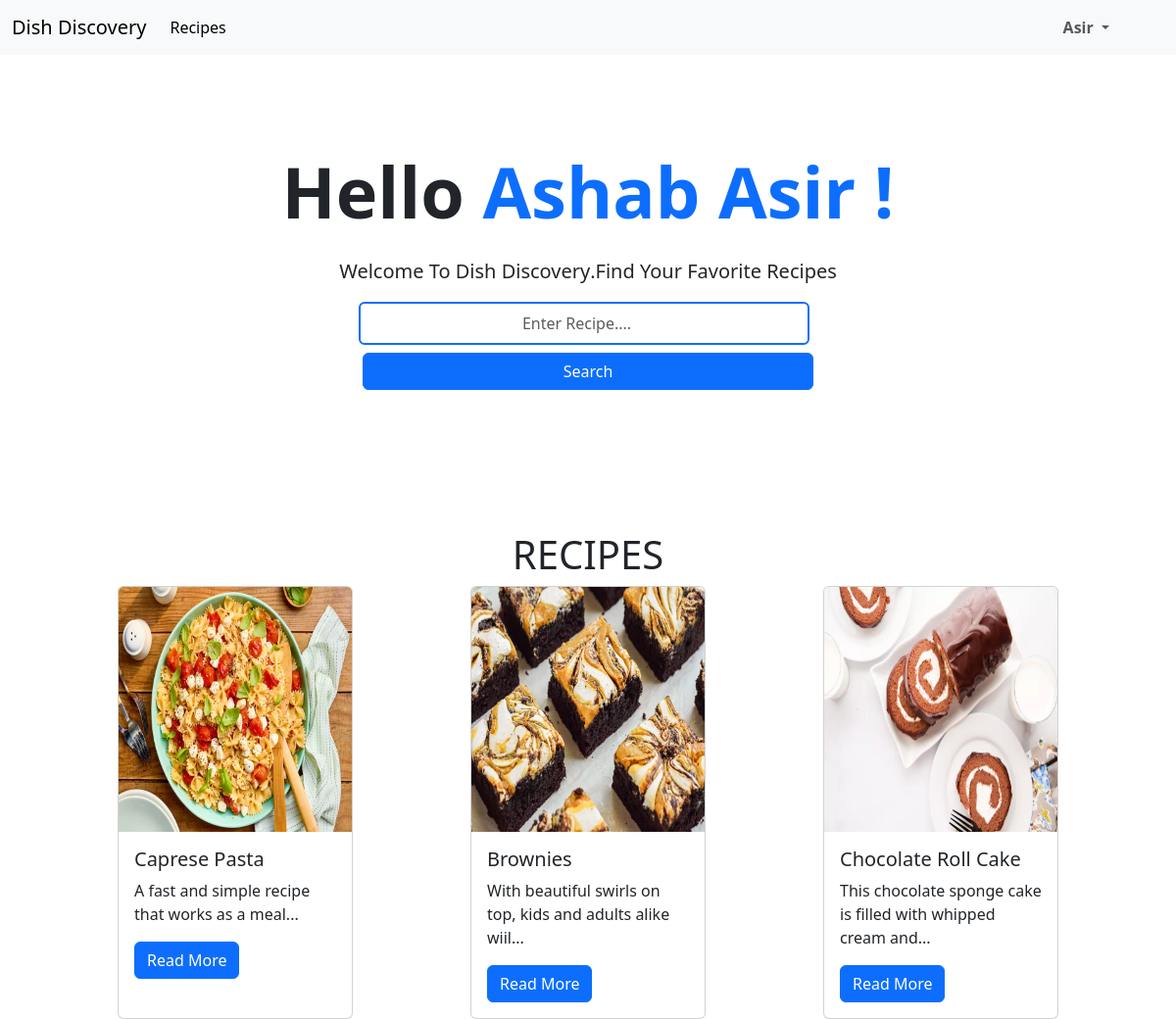
The app's page /User_world/user_home.php (signed in) with its own data.
### tables this page shows
CREATE TABLE `user_table` (
  `userid` varchar(30) NOT NULL,
  `fname` varchar(30) DEFAULT NULL,
  `lname` varchar(30) DEFAULT NULL,
  `email` varchar(30) DEFAULT NULL,
  `mobileno` varchar(30) DEFAULT NULL,
  `pic` varchar(100) DEFAULT NULL,
  `profession` varchar(40) DEFAULT NULL,
  `gender` varchar(30) DEFAULT NULL,
  `pass` varchar(30) DEFAULT NULL
);

CREATE TABLE `recipe_table` (
  `recipeid` varchar(30) NOT NULL,
  `chefid` varchar(30) DEFAULT NULL,
  `recipename` varchar(100) DEFAULT NULL,
  `preparationtime` varchar(50) DEFAULT NULL,
  `postdate` date DEFAULT NULL,
  `pic` varchar(50) DEFAULT NULL,
  `cuisinetype` varchar(40) DEFAULT NULL,
  `description` longtext DEFAULT NULL,
  `ingredients` longtext DEFAULT NULL,
  `steps` longtext DEFAULT NULL,
  `status` int(11) DEFAULT 0
);

### user_world/user_home.php (the view, shortened to what this page needs)
<!DOCTYPE html>
<html lang="en">
<head>
    <link href="https://cdn.jsdelivr.net/npm/bootstrap@5.3.1/dist/css/bootstrap.min.css" rel="stylesheet"
>
    <link rel="stylesheet" href="user_home.css">
</head>
<body>
    <nav class="navbar navbar-expand-lg bg-light">
        <div class="container-fluid">
            <a class="navbar-brand" href="user_home.php">Dish Discovery</a>
            <div class="collapse navbar-collapse" id="navbarSupportedContent">
                <ul class="navbar-nav me-auto mb-2 mb-lg-0">
                    <li class="nav-item">
                        <a class="nav-link active" aria-current="page" href="user_home.php">Recipes</a>
                    </li>
                </ul>
                <div class="d-flex" role="search">
                    <ul class="navbar-nav me-5">
                        <li class="nav-item dropdown btn-outline-success ">
                            <a class="nav-link dropdown-toggle btn " href="#" role="button" data-bs-toggle="dropdown"
                                aria-expanded="false">
                                <?php
                                include("../connection.php");
                                $userid=$_SESSION['user_id'];
                                $sql="select lname from user_table where userid='$userid'";
                                 $r=mysqli_query($con,$sql);
                                $row=mysqli_fetch_assoc($r);
                                $lname=$row['lname'];
                                echo "<b>$lname</b>";
                                ?>
                            </a>
                        </li>
                    </ul>
                </div>
            </div>
        </div>
    </nav>
    <div class="container-fluid px-4 py-5 my-5 text-center">
        <div class="lc-block mb-4">
            <div editable="rich">
                <?php
            include("../connection.php");
            $userid=$_SESSION['user_id'];
            $sql="select fname,lname from user_table where userid='$userid'";
            $r=mysqli_query($con,$sql);
            $row=mysqli_fetch_assoc($r);
            $fname=$row['fname'];
            $lname=$row['lname'];
            $concatenatedString = $fname ." ". $lname;
            echo "<h2 class='display-2 fw-bold'>Hello <span class='text-primary'>$concatenatedString !</span></h2>";
            ?>
            </div>
        </div>
        <div class="lc-block col-lg-6 mx-auto mb-2">
            <div editable="rich">
                <p class="lead">Welcome To <b>Dish Discovery</b>.Find Your Favorite Recipes</p>
            </div>
        </div>
        <form action="user_home.php" method="post">
            <div class="lc-block d-flex flex-column  gap-2 d-sm-flex align-items-center justify-content-sm-center mb-5">
                <input class="form-control search-bar me-2 text-center p-2 border-2 border-primary" type="search"
                    placeholder="Enter Recipe...." aria-label="Search" name="search">
                <button class="btn search-bar btn-primary" name="search-btn" type="submit">Search</button>
            </div>
        </form>
    </div>
    <h1 class="text-center b">RECIPES</h1>
    <section class="recipes-section d-flex justify-content-center">
        <div class="recipes-container d-flex lg justify-content-between flex-wrap gap-5">
            <?php
            include("../connection.php");
            if(isset($_POST['search-btn'])){
                $search = $_POST['search'];
                $sql = "SELECT recipeid, pic, recipename, description FROM recipe_table where status=1 and  recipename LIKE '%$search%' OR description LIKE '%$search%' OR cuisinetype LIKE '%$search%' OR ingredients LIKE '%$search%' OR steps LIKE '%$search%'";
                $r = mysqli_query($con, $sql);
                if(mysqli_num_rows($r) > 0){
                    while($row = mysqli_fetch_array($r))
                    {
                        $recipeid=$row['recipeid'];
                        $pic = $row['pic'];
                        $recipename = $row['recipename'];
                        $description = $row['description'];
                        $words = explode(' ', $description);
                        $shortDescription = implode(' ', array_slice($words, 0, 10));
                        echo "<div class='card col-12 col-lg-3'>";
                        echo "<img src='../images/recipe_images/$pic' class='card-img-top' alt='...' style='height: 250px;'>";
                        echo "<div class='card-body'>";
                        echo "<h5 class='card-title'>$recipename</h5>";
                        echo "<p class='card-text'>$shortDescription...</p>";
                        echo "<a href='user_recipe_details.php?recipeid=$recipeid'class='btn btn-primary'>Read More</a>";
                        echo "</div>";
                        echo "</div>";
                    }
                } else {
                    echo "No matching recipes found.";
                }
            }
            else {
                $sql = "SELECT recipeid, pic, recipename, description FROM recipe_table where status=1";
                $r = mysqli_query($con, $sql);
                if(mysqli_num_rows($r) > 0){
                    while($row = mysqli_fetch_array($r))
                    {
                        $recipeid=$row['recipeid'];
                        $pic = $row['pic'];
                        $recipename = $row['recipename'];
                        $description = $row['description'];
                        $words = explode(' ', $description);
                        $shortDescription = implode(' ', array_slice($words, 0, 10));
                        echo "<div class='card col-12 col-lg-3'>";
                        echo "<img src='../images/recipe_images/$pic' class='card-img-top' alt='...' style='height: 250px;'>";
                        echo "<div class='card-body'>";
                        echo "<h5 class='card-title'>$recipename</h5>";
                        echo "<p class='card-text'>$shortDescription...</p>";
                        echo "<a href='user_recipe_details.php?recipeid=$recipeid'class='btn btn-primary'>Read More</a>";
                        echo "</div>";
                        echo "</div>";
                    }
                } else {
                    echo "No recipes available.";
                }
            }
        ?>
        </div>
    </section>
</body>
</html>

### user_world/user_home.css (style rules this page uses)
.search-bar { width: 40%; }
.recipes-container { width: 80%; }

### records on screen
user_table: lname "Asir", concatenatedString "Ashab Asir"
recipe_table: pic (picture), recipename "Caprese Pasta", description "A fast and simple recipe that works as a meal"
recipe_table: pic (picture), recipename "Brownies", description "With beautiful swirls on top, kids and adults alike wiil"
recipe_table: pic (picture), recipename "Chocolate Roll Cake", shortDescription "This chocolate sponge cake is filled with whipped cream and"
